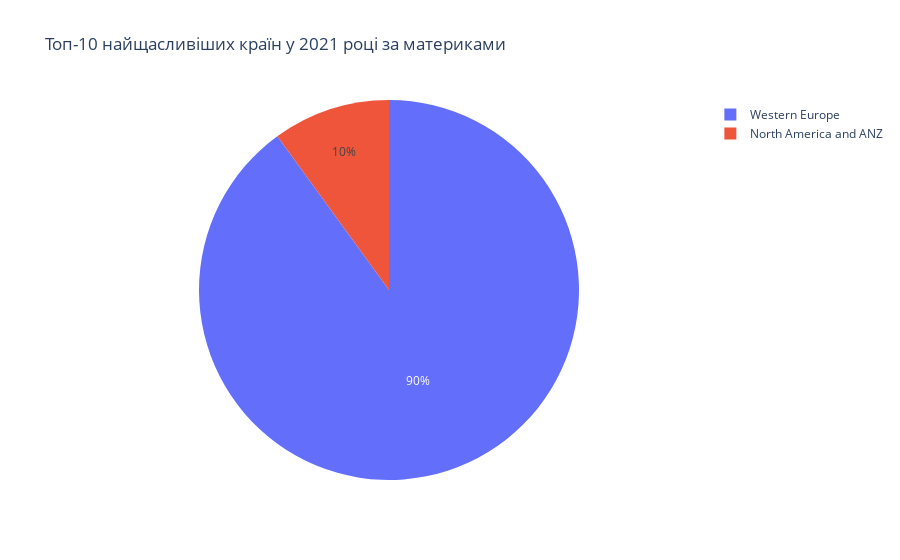

The code cell stored with this chart in its notebook:
### Code cell
fig_top_10 = px.pie(values=sizes_top_10, 
                    names=labels_top_10, 
                    title='Топ-10 найщасливіших країн у 2021 році за материками')

fig_top_10.show()

### Figure 1 — Plotly figure (JSON) as saved in the notebook; plotly's stock layout.template omitted (floating-point values rounded to 4 significant figures)
{"data": [{"domain": {"x": [0, 1], "y": [0, 1]}, "hovertemplate": "label=%{label}<br>value=%{value}<extra></extra>", "labels": ["Western Europe", "North America and ANZ"], "legendgroup": "", "name": "", "showlegend": true, "type": "pie", "values": [9, 1]}], "layout": {"legend": {"tracegroupgap": 0}, "title": {"text": "Топ-10 найщасливіших країн у 2021 році за материками"}}}
